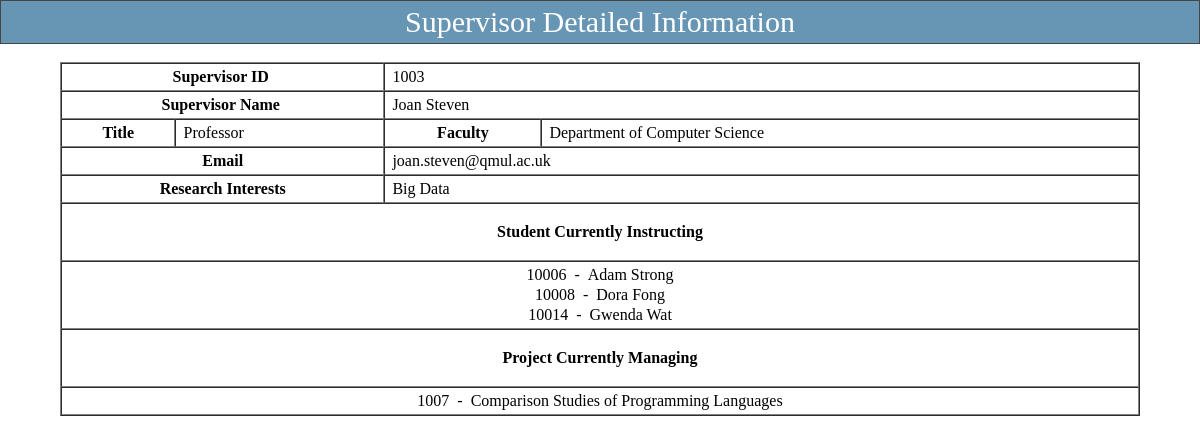
The app's page /supervisor_details.php?sup_id=1003 (signed in) with its own data.
### tables this page shows
CREATE TABLE IF NOT EXISTS `supervisor` (
  `Sup_Name` varchar(50) NOT NULL,
  `Sup_ID` int(11) NOT NULL,
  `Faculty` varchar(50) DEFAULT NULL,
  `Title` varchar(30) DEFAULT NULL,
  `Research_int` varchar(30) DEFAULT NULL,
  `email` varchar(50) NOT NULL,
  PRIMARY KEY (`Sup_ID`)
);

CREATE TABLE IF NOT EXISTS `student` (
  `Stu_Num` int(10) NOT NULL AUTO_INCREMENT,
  `Stu_Name` varchar(20) NOT NULL,
  `Birth_Date` date NOT NULL,
  `Gender` varchar(10) NOT NULL,
  `Email` varchar(50) NOT NULL,
  `Program` varchar(25) NOT NULL,
  `Sup_ID` int(11) NOT NULL DEFAULT '1000',
  PRIMARY KEY (`Stu_Num`),
  KEY `student_ibfk_1` (`Sup_ID`)
);

CREATE TABLE IF NOT EXISTS `project` (
  `Project_ID` int(11) NOT NULL AUTO_INCREMENT,
  `Project_Title` varchar(100) NOT NULL,
  `Fund_Amount` int(10) NOT NULL,
  `Fund_Source` varchar(50) NOT NULL,
  `Fund_Purpose` varchar(20) NOT NULL,
  `Early_Assess` int(10) DEFAULT NULL,
  `Mid_Assess` int(10) DEFAULT NULL,
  `Final_Assess` int(10) DEFAULT NULL,
  `Project_Description` varchar(300) DEFAULT NULL,
  `Current_Stage` varchar(20) NOT NULL DEFAULT 'Proposing',
  `Managed_by` int(15) NOT NULL,
  PRIMARY KEY (`Project_ID`)
);

### htdocs/supervisor_details.php (the view, shortened to what this page needs)
<!DOCTYPE html PUBLIC "-//W3C//DTD XHTML 1.0 Transitional//EN" "http://www.w3.org/TR/xhtml1/DTD/xhtml1-transitional.dtd">
<html xmlns="http://www.w3.org/1999/xhtml">
<head>
<link href="css/css.css" rel="stylesheet" type="text/css"/>
<link href="css/style.css" rel="stylesheet" type="text/css" />
</head>
<body>
<table width="100%" border="0" cellspacing="0" cellpadding="0">
        <tr>
          <table width="100%" border="0" align="center" cellpadding="0" cellspacing="0">
		<td height="40" class="font42">
				<table width="100%" border="0" cellpadding="4" cellspacing="1" bgcolor="#464646" class="newfont03">
				 <tr class="CTitle" >
                    	<td height="22" colspan="8" align="center" style="font-size:30px;font-family:Georgia">Supervisor Detailed Information</td>
                  </tr>
      </table></td>
  </tr>
</table>
<br>
<table id="subtree1" style="DISPLAY: " align="center" width="90%" border="1" cellspacing="0" cellpadding="3" align="center" class = "newfont09">
<?php
	if (isset($_GET['sup_id']) and !empty($_GET['sup_id'])){
		$sup_id = $_GET['sup_id'];
		$query = "SELECT * FROM supervisor WHERE Sup_ID = ".$sup_id.";";
		$result = mysql_query($query);
		$supervisor = mysql_fetch_array($result);
	};
?>
		<tr>
		<td height = "20" width="30%" align = "center" class = "newfont09" colspan="2">
		<b>Supervisor ID&nbsp;</b></td><td class = "newfont09" colspan="2">&nbsp;<?php echo $supervisor['Sup_ID'];?>
		</td>
		</tr>
		<tr>
		<td class = "newfont09" height = "20" align = "center" colspan="2">
		<b>Supervisor Name&nbsp;</b><br></td><td class = "newfont09" colspan="2">&nbsp;<?php echo $supervisor['Sup_Name'];?>
		</td>
		</tr>
		<tr>
		<td class = "newfont09" height = "20" align = "center" width = "15">
		<b>Title</b></td><td class = "newfont09">&nbsp;<?php echo $supervisor['Title'];?>
		</td>
		<td class = "newfont09" height = "20" align = "center">
		<b>Faculty</b></td><td class = "newfont09">&nbsp;<?php echo $supervisor['Faculty'];?>
		</td>
		</tr>
		<tr>
		<td class = "newfont09" height = "20" align = "center" colspan="2">
		<b>Email<br></b>
		</td>
		<td class = "newfont09" colspan="2">&nbsp;<?php echo $supervisor['email'];?>
		</td>
		</tr>
		<tr>
		<td class = "newfont09" height = "20" align = "center" colspan="2">
		<b>Research Interests<br></b>
		</td>
		<td class = "newfont09" colspan="2">&nbsp;<?php echo $supervisor['Research_int'];?>
		</td>
		</tr>
		<tr>
		<td class = "newfont09" height = "50" align = "center" colspan="4">
		<b>Student Currently Instructing<br></b></td>
		</tr>
		<tr><td class = "newfont09" colspan="4"  align = "center">
		<?php
		$student_query = "SELECT * FROM student WHERE Sup_ID ='".$supervisor['Sup_ID']."';";
		$student_result = mysql_query($student_query);
		while($row = mysql_fetch_array($student_result)){
			echo $row['Stu_Num'].'&nbsp; - &nbsp;'.$row['Stu_Name'].'<br>';
			}
		?>
		</td></tr>
		<tr>
		<td class = "newfont09" height = "50" align = "center" colspan="4">
		<b>Project Currently Managing<br></b></td>
		</tr>
		<tr><td class = "newfont09" colspan="4"  align = "center">
		<?php
		$project_query = "SELECT * FROM project WHERE Managed_by ='".$supervisor['Sup_ID']."';";
		$project_result = mysql_query($project_query);
		while($row = mysql_fetch_array($project_result)){
			echo $row['Project_ID'].'&nbsp; - &nbsp;'.$row['Project_Title'].'<br>';
			}
		?>
		</td></tr>
		</table>
</body>
</html>

### htdocs/css/css.css (style rules this page uses)
.newfont03 { font-family: "Times"; font-size: 17px; color: #000000; text-decoration: none; }
.newfont09 { font-family: "Times"; font-size: 16px; line-height: 20px; color: #000000; text-decoration: none; }

### htdocs/css/style.css (style rules this page uses)
body { margin:0px; }
html { scrollbar-face-color:#CCD0DB; scrollbar-highlight-color:#fff; scrollbar-shadow-color:#fff; scrollbar-3dlight-color:#6795B4; scrollbar-arrow-color:#20669A; scrollbar-track-color:#fff; scrollbar-darkshadow-color:#6795B4; border:0; }
html { overflow-x: hidden; overflow-y: auto; }
TD { font-size: 12px; }
.CTitle { background:#6795B4; padding:5px; text-align:left; color:#FFFFFF; font-size:13px; font-family: Verdana, Arial, Helvetica, sans-serif; }

### htdocs/supervisor_details.php (style rules this page uses)
html { overflow-x: auto; overflow-y: auto; border:0; }

### records on screen
supervisor: Sup_ID "1003", Sup_Name "Joan Steven", Title "Professor", Faculty "Department of Computer Science", email "joan.steven@qmul.ac.uk", Research_int "Big Data"
student: Stu_Num "10006", Stu_Name "Adam Strong"
student: Stu_Num "10008", Stu_Name "Dora Fong"
student: Stu_Num "10014", Stu_Name "Gwenda Wat"
project: Project_ID "1007", Project_Title "Comparison Studies of Programming Languages"
